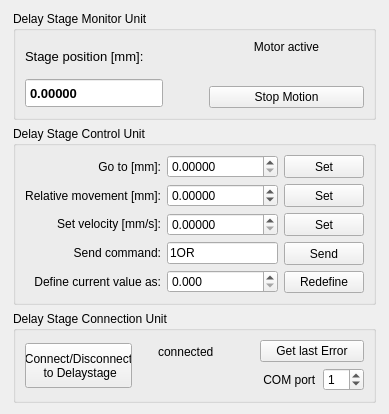
<?xml version="1.0" encoding="UTF-8"?>
<ui version="4.0">
 <class>Form</class>
 <widget class="QWidget" name="Form">
  <property name="geometry">
   <rect>
    <x>0</x>
    <y>0</y>
    <width>389</width>
    <height>409</height>
   </rect>
  </property>
  <property name="windowTitle">
   <string>Form</string>
  </property>
  <layout class="QGridLayout" name="gridLayout">
   <item row="0" column="0">
    <layout class="QVBoxLayout" name="verticalLayout_8">
     <property name="spacing">
      <number>6</number>
     </property>
     <property name="sizeConstraint">
      <enum>QLayout::SetFixedSize</enum>
     </property>
     <property name="bottomMargin">
      <number>0</number>
     </property>
     <item>
      <widget class="QGroupBox" name="groupBox_4">
       <property name="sizePolicy">
        <sizepolicy hsizetype="Fixed" vsizetype="Fixed">
         <horstretch>0</horstretch>
         <verstretch>0</verstretch>
        </sizepolicy>
       </property>
       <property name="minimumSize">
        <size>
         <width>363</width>
         <height>0</height>
        </size>
       </property>
       <property name="title">
        <string>Delay Stage Monitor Unit</string>
       </property>
       <layout class="QGridLayout" name="gridLayout_11">
        <item row="0" column="0">
         <layout class="QHBoxLayout" name="horizontalLayout_5">
          <item>
           <layout class="QVBoxLayout" name="verticalLayout_10">
            <item>
             <widget class="QLabel" name="label_9">
              <property name="font">
               <font>
                <pointsize>10</pointsize>
               </font>
              </property>
              <property name="text">
               <string>Stage position [mm]:</string>
              </property>
             </widget>
            </item>
            <item>
             <layout class="QHBoxLayout" name="horizontalLayout_7">
              <item>
               <widget class="QDoubleSpinBox" name="motorPosition">
                <property name="sizePolicy">
                 <sizepolicy hsizetype="Preferred" vsizetype="Ignored">
                  <horstretch>0</horstretch>
                  <verstretch>0</verstretch>
                 </sizepolicy>
                </property>
                <property name="minimumSize">
                 <size>
                  <width>70</width>
                  <height>5</height>
                 </size>
                </property>
                <property name="maximumSize">
                 <size>
                  <width>138</width>
                  <height>30</height>
                 </size>
                </property>
                <property name="font">
                 <font>
                  <pointsize>10</pointsize>
                  <weight>75</weight>
                  <bold>true</bold>
                 </font>
                </property>
                <property name="locale">
                 <locale language="English" country="UnitedStates"/>
                </property>
                <property name="readOnly">
                 <bool>true</bool>
                </property>
                <property name="buttonSymbols">
                 <enum>QAbstractSpinBox::NoButtons</enum>
                </property>
                <property name="prefix">
                 <string notr="true"/>
                </property>
                <property name="suffix">
                 <string notr="true"/>
                </property>
                <property name="decimals">
                 <number>5</number>
                </property>
                <property name="maximum">
                 <double>400.000000000000000</double>
                </property>
                <property name="singleStep">
                 <double>0.000000000000000</double>
                </property>
               </widget>
              </item>
             </layout>
            </item>
           </layout>
          </item>
          <item>
           <spacer name="horizontalSpacer_5">
            <property name="orientation">
             <enum>Qt::Horizontal</enum>
            </property>
            <property name="sizeType">
             <enum>QSizePolicy::Maximum</enum>
            </property>
            <property name="sizeHint" stdset="0">
             <size>
              <width>40</width>
              <height>20</height>
             </size>
            </property>
           </spacer>
          </item>
          <item>
           <layout class="QVBoxLayout" name="verticalLayout_7">
            <item>
             <widget class="QLabel" name="label_12">
              <property name="text">
               <string>Motor active</string>
              </property>
              <property name="alignment">
               <set>Qt::AlignCenter</set>
              </property>
             </widget>
            </item>
            <item>
             <widget class="QLedIndicator" name="ledMotion" native="true">
              <property name="enabled">
               <bool>false</bool>
              </property>
              <property name="minimumSize">
               <size>
                <width>20</width>
                <height>20</height>
               </size>
              </property>
              <property name="toolTip">
               <string>Led indicator/button</string>
              </property>
              <property name="whatsThis">
               <string>Delay stage status</string>
              </property>
              <property name="checked" stdset="0">
               <bool>false</bool>
              </property>
              <property name="onColor1" stdset="0">
               <color>
                <red>0</red>
                <green>238</green>
                <blue>0</blue>
               </color>
              </property>
              <property name="onColor2" stdset="0">
               <color>
                <red>50</red>
                <green>176</green>
                <blue>4</blue>
               </color>
              </property>
              <property name="offColor1" stdset="0">
               <color>
                <red>28</red>
                <green>0</green>
                <blue>0</blue>
               </color>
              </property>
              <property name="offColor2" stdset="0">
               <color>
                <red>0</red>
                <green>138</green>
                <blue>0</blue>
               </color>
              </property>
             </widget>
            </item>
            <item>
             <widget class="QPushButton" name="BStopMotion">
              <property name="text">
               <string>Stop Motion</string>
              </property>
             </widget>
            </item>
           </layout>
          </item>
         </layout>
        </item>
       </layout>
      </widget>
     </item>
     <item>
      <widget class="QGroupBox" name="groupBox_3">
       <property name="sizePolicy">
        <sizepolicy hsizetype="Fixed" vsizetype="Fixed">
         <horstretch>0</horstretch>
         <verstretch>0</verstretch>
        </sizepolicy>
       </property>
       <property name="minimumSize">
        <size>
         <width>363</width>
         <height>0</height>
        </size>
       </property>
       <property name="title">
        <string>Delay Stage Control Unit</string>
       </property>
       <layout class="QGridLayout" name="gridLayout_13">
        <item row="0" column="0">
         <layout class="QGridLayout" name="gridLayout_10">
          <property name="sizeConstraint">
           <enum>QLayout::SetDefaultConstraint</enum>
          </property>
          <item row="0" column="0">
           <layout class="QVBoxLayout" name="verticalLayout_4">
            <item>
             <widget class="QLabel" name="label_7">
              <property name="text">
               <string>Go to [mm]:</string>
              </property>
              <property name="alignment">
               <set>Qt::AlignRight|Qt::AlignTrailing|Qt::AlignVCenter</set>
              </property>
             </widget>
            </item>
            <item>
             <widget class="QLabel" name="label_8">
              <property name="text">
               <string>Relative movement [mm]:</string>
              </property>
              <property name="alignment">
               <set>Qt::AlignRight|Qt::AlignTrailing|Qt::AlignVCenter</set>
              </property>
             </widget>
            </item>
            <item>
             <widget class="QLabel" name="label_11">
              <property name="text">
               <string>Set velocity [mm/s]:</string>
              </property>
              <property name="alignment">
               <set>Qt::AlignRight|Qt::AlignTrailing|Qt::AlignVCenter</set>
              </property>
             </widget>
            </item>
            <item>
             <widget class="QLabel" name="label_14">
              <property name="text">
               <string>Send command:</string>
              </property>
              <property name="alignment">
               <set>Qt::AlignRight|Qt::AlignTrailing|Qt::AlignVCenter</set>
              </property>
             </widget>
            </item>
            <item>
             <widget class="QLabel" name="label_13">
              <property name="text">
               <string>Define current value as:</string>
              </property>
              <property name="alignment">
               <set>Qt::AlignRight|Qt::AlignTrailing|Qt::AlignVCenter</set>
              </property>
              <property name="wordWrap">
               <bool>true</bool>
              </property>
             </widget>
            </item>
           </layout>
          </item>
          <item row="0" column="1">
           <layout class="QVBoxLayout" name="verticalLayout_5">
            <item>
             <widget class="QDoubleSpinBox" name="AbsolutePosition">
              <property name="sizePolicy">
               <sizepolicy hsizetype="Minimum" vsizetype="Preferred">
                <horstretch>0</horstretch>
                <verstretch>0</verstretch>
               </sizepolicy>
              </property>
              <property name="minimumSize">
               <size>
                <width>0</width>
                <height>20</height>
               </size>
              </property>
              <property name="maximumSize">
               <size>
                <width>138</width>
                <height>16777215</height>
               </size>
              </property>
              <property name="locale">
               <locale language="English" country="UnitedStates"/>
              </property>
              <property name="prefix">
               <string notr="true"/>
              </property>
              <property name="suffix">
               <string notr="true"/>
              </property>
              <property name="decimals">
               <number>5</number>
              </property>
              <property name="maximum">
               <double>400.000000000000000</double>
              </property>
              <property name="singleStep">
               <double>0.010000000000000</double>
              </property>
             </widget>
            </item>
            <item>
             <widget class="QDoubleSpinBox" name="relativePosition">
              <property name="sizePolicy">
               <sizepolicy hsizetype="Minimum" vsizetype="Preferred">
                <horstretch>0</horstretch>
                <verstretch>0</verstretch>
               </sizepolicy>
              </property>
              <property name="minimumSize">
               <size>
                <width>0</width>
                <height>20</height>
               </size>
              </property>
              <property name="maximumSize">
               <size>
                <width>138</width>
                <height>16777215</height>
               </size>
              </property>
              <property name="locale">
               <locale language="English" country="UnitedStates"/>
              </property>
              <property name="decimals">
               <number>5</number>
              </property>
              <property name="minimum">
               <double>-400.000000000000000</double>
              </property>
              <property name="maximum">
               <double>400.000000000000000</double>
              </property>
              <property name="singleStep">
               <double>0.010000000000000</double>
              </property>
             </widget>
            </item>
            <item>
             <widget class="QDoubleSpinBox" name="velocity">
              <property name="sizePolicy">
               <sizepolicy hsizetype="Minimum" vsizetype="Preferred">
                <horstretch>0</horstretch>
                <verstretch>0</verstretch>
               </sizepolicy>
              </property>
              <property name="minimumSize">
               <size>
                <width>0</width>
                <height>20</height>
               </size>
              </property>
              <property name="maximumSize">
               <size>
                <width>138</width>
                <height>16777215</height>
               </size>
              </property>
              <property name="locale">
               <locale language="English" country="UnitedStates"/>
              </property>
              <property name="decimals">
               <number>5</number>
              </property>
              <property name="maximum">
               <double>400.000000000000000</double>
              </property>
              <property name="singleStep">
               <double>0.010000000000000</double>
              </property>
             </widget>
            </item>
            <item>
             <widget class="QLineEdit" name="sendCommand">
              <property name="minimumSize">
               <size>
                <width>0</width>
                <height>20</height>
               </size>
              </property>
              <property name="maximumSize">
               <size>
                <width>138</width>
                <height>16777215</height>
               </size>
              </property>
              <property name="text">
               <string>1OR</string>
              </property>
             </widget>
            </item>
            <item>
             <widget class="QDoubleSpinBox" name="redefinePosition">
              <property name="sizePolicy">
               <sizepolicy hsizetype="Minimum" vsizetype="Preferred">
                <horstretch>0</horstretch>
                <verstretch>0</verstretch>
               </sizepolicy>
              </property>
              <property name="minimumSize">
               <size>
                <width>0</width>
                <height>20</height>
               </size>
              </property>
              <property name="maximumSize">
               <size>
                <width>138</width>
                <height>16777215</height>
               </size>
              </property>
              <property name="locale">
               <locale language="English" country="UnitedStates"/>
              </property>
              <property name="decimals">
               <number>3</number>
              </property>
              <property name="maximum">
               <double>400.000000000000000</double>
              </property>
              <property name="singleStep">
               <double>0.010000000000000</double>
              </property>
             </widget>
            </item>
           </layout>
          </item>
          <item row="0" column="2">
           <layout class="QVBoxLayout" name="verticalLayout_6">
            <item>
             <widget class="QPushButton" name="BAbsolutePosition">
              <property name="minimumSize">
               <size>
                <width>0</width>
                <height>23</height>
               </size>
              </property>
              <property name="text">
               <string>Set</string>
              </property>
             </widget>
            </item>
            <item>
             <widget class="QPushButton" name="BRelativePosition">
              <property name="minimumSize">
               <size>
                <width>0</width>
                <height>23</height>
               </size>
              </property>
              <property name="text">
               <string>Set</string>
              </property>
             </widget>
            </item>
            <item>
             <widget class="QPushButton" name="BSetVelocity">
              <property name="minimumSize">
               <size>
                <width>0</width>
                <height>23</height>
               </size>
              </property>
              <property name="text">
               <string>Set</string>
              </property>
             </widget>
            </item>
            <item>
             <widget class="QPushButton" name="BSendCommand">
              <property name="minimumSize">
               <size>
                <width>0</width>
                <height>23</height>
               </size>
              </property>
              <property name="text">
               <string>Send</string>
              </property>
             </widget>
            </item>
            <item>
             <widget class="QPushButton" name="BRedefinePosition">
              <property name="text">
               <string>Redefine</string>
              </property>
             </widget>
            </item>
           </layout>
          </item>
         </layout>
        </item>
       </layout>
      </widget>
     </item>
     <item>
      <widget class="QGroupBox" name="groupBox_5">
       <property name="sizePolicy">
        <sizepolicy hsizetype="Fixed" vsizetype="Fixed">
         <horstretch>0</horstretch>
         <verstretch>0</verstretch>
        </sizepolicy>
       </property>
       <property name="minimumSize">
        <size>
         <width>0</width>
         <height>0</height>
        </size>
       </property>
       <property name="maximumSize">
        <size>
         <width>363</width>
         <height>16777215</height>
        </size>
       </property>
       <property name="title">
        <string>Delay Stage Connection Unit</string>
       </property>
       <layout class="QGridLayout" name="gridLayout_5">
        <item row="0" column="0">
         <layout class="QHBoxLayout" name="horizontalLayout_4">
          <item>
           <widget class="QPushButton" name="BDelaystageConnect">
            <property name="sizePolicy">
             <sizepolicy hsizetype="Preferred" vsizetype="Preferred">
              <horstretch>0</horstretch>
              <verstretch>0</verstretch>
             </sizepolicy>
            </property>
            <property name="maximumSize">
             <size>
              <width>16777215</width>
              <height>45</height>
             </size>
            </property>
            <property name="text">
             <string>Connect/Disconnect
 to Delaystage</string>
            </property>
            <property name="checkable">
             <bool>false</bool>
            </property>
           </widget>
          </item>
          <item>
           <spacer name="horizontalSpacer_4">
            <property name="orientation">
             <enum>Qt::Horizontal</enum>
            </property>
            <property name="sizeType">
             <enum>QSizePolicy::Fixed</enum>
            </property>
            <property name="sizeHint" stdset="0">
             <size>
              <width>20</width>
              <height>20</height>
             </size>
            </property>
           </spacer>
          </item>
          <item>
           <layout class="QVBoxLayout" name="verticalLayout_11">
            <item>
             <widget class="QLabel" name="label_10">
              <property name="text">
               <string>connected</string>
              </property>
             </widget>
            </item>
            <item>
             <widget class="QLedIndicator" name="ledDelayStage" native="true">
              <property name="enabled">
               <bool>false</bool>
              </property>
              <property name="minimumSize">
               <size>
                <width>20</width>
                <height>20</height>
               </size>
              </property>
              <property name="toolTip">
               <string>Led indicator/button</string>
              </property>
              <property name="whatsThis">
               <string>Delay stage status</string>
              </property>
              <property name="checked" stdset="0">
               <bool>false</bool>
              </property>
              <property name="onColor1" stdset="0">
               <color>
                <red>0</red>
                <green>238</green>
                <blue>0</blue>
               </color>
              </property>
              <property name="onColor2" stdset="0">
               <color>
                <red>50</red>
                <green>176</green>
                <blue>4</blue>
               </color>
              </property>
              <property name="offColor1" stdset="0">
               <color>
                <red>28</red>
                <green>0</green>
                <blue>0</blue>
               </color>
              </property>
              <property name="offColor2" stdset="0">
               <color>
                <red>0</red>
                <green>138</green>
                <blue>0</blue>
               </color>
              </property>
             </widget>
            </item>
           </layout>
          </item>
          <item>
           <spacer name="horizontalSpacer_7">
            <property name="orientation">
             <enum>Qt::Horizontal</enum>
            </property>
            <property name="sizeType">
             <enum>QSizePolicy::MinimumExpanding</enum>
            </property>
            <property name="sizeHint" stdset="0">
             <size>
              <width>40</width>
              <height>20</height>
             </size>
            </property>
           </spacer>
          </item>
          <item>
           <layout class="QVBoxLayout" name="verticalLayout_21">
            <item>
             <widget class="QPushButton" name="BDelayStageError">
              <property name="text">
               <string>Get last Error</string>
              </property>
             </widget>
            </item>
            <item>
             <layout class="QHBoxLayout" name="horizontalLayout_36">
              <item>
               <widget class="QLabel" name="label_43">
                <property name="text">
                 <string> COM port</string>
                </property>
               </widget>
              </item>
              <item>
               <widget class="QSpinBox" name="ComPort">
                <property name="value">
                 <number>1</number>
                </property>
               </widget>
              </item>
             </layout>
            </item>
           </layout>
          </item>
         </layout>
        </item>
       </layout>
      </widget>
     </item>
    </layout>
   </item>
  </layout>
 </widget>
 <customwidgets>
  <customwidget>
   <class>QLedIndicator</class>
   <extends>QWidget</extends>
   <header>qledindicator.h</header>
  </customwidget>
 </customwidgets>
 <resources/>
 <connections/>
</ui>
